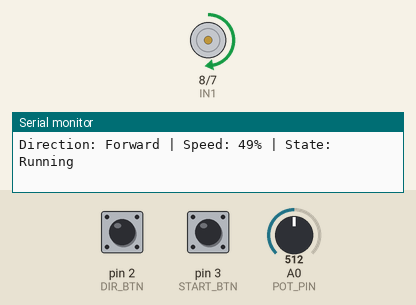
Simulated run of this sketch. Board: Arduino Uno, built with avr-gcc and run on an emulated ATmega328P. On the bench: motor-driver pin pairs drawn as motors (green arrow = first pin HIGH = forward, orange = second pin HIGH = backward, longer = more drive, scaled by the enable pin), the last lines printed to the serial monitor. Inputs (shaded band) come from the test bench; at power-on: pin 2 (DIR_BTN) HIGH, pin 3 (START_BTN) HIGH, A0 (POT_PIN) = 512.

Above: at 1.2 s.
1.3 s: pin 2 (DIR_BTN) pulled LOW for 0.35 s
At 2.5 s:
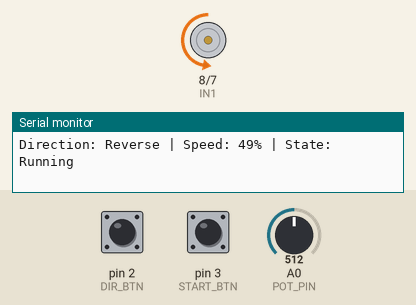
3.2 s: pin 3 (START_BTN) pulled LOW for 0.35 s
At 3.9 s:
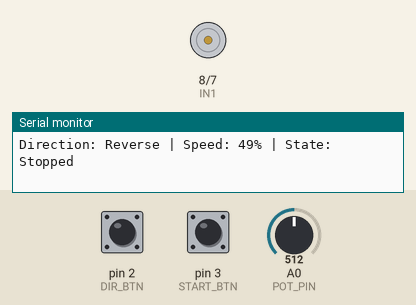
5.0 s: pin 2 (DIR_BTN) pulled LOW for 1 s
7.5 s: pin 3 (START_BTN) pulled LOW for 1 s
At 8.7 s:
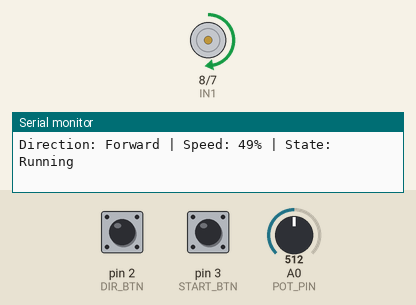
10.0 s: A0 (POT_PIN) set to 1023
At 10.8 s:
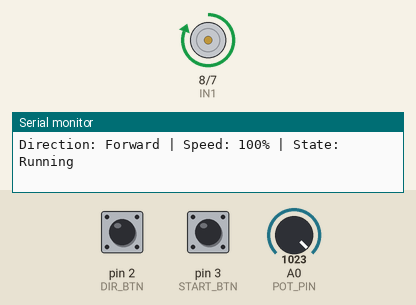
11.6 s: A0 (POT_PIN) set to 716
At 12.0 s:
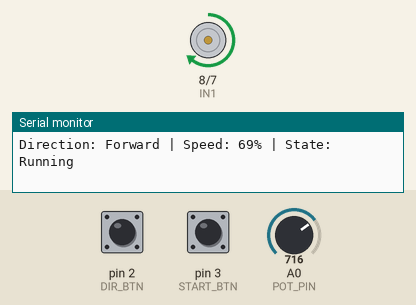
Timing chart, 0 to 14.1 s (numbered marks = the images above; inputs shaded):
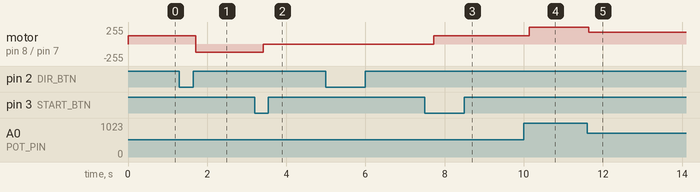

Measured:
- after the input at 1.3 s, motor on pin 8 (IN1) / pin 7 (IN2): forward 127/255 → backward 127/255 after 0.42 s
- after the input at 3.2 s, motor on pin 8 (IN1) / pin 7 (IN2): backward 127/255 → stopped after 0.22 s
- after the input at 7.5 s, motor on pin 8 (IN1) / pin 7 (IN2): stopped → forward 127/255 after 0.23 s
- after the input at 10.0 s, motor on pin 8 (IN1) / pin 7 (IN2): forward 127/255 → forward 255/255 after 0.14 s
- after the input at 11.6 s, motor on pin 8 (IN1) / pin 7 (IN2): forward 255/255 → forward 178/255 at once

The sketch:

dc_motor_control.ino
```cpp
#define ENA 9
#define IN1 8
#define IN2 7

#define POT_PIN A0
#define DIR_BTN 2
#define START_BTN 3

bool direction = true;      // true = Forward
bool motorRunning = true;

bool lastDirState = HIGH;
bool lastStartState = HIGH;

void setup() {
  Serial.begin(9600);

  pinMode(ENA, OUTPUT);
  pinMode(IN1, OUTPUT);
  pinMode(IN2, OUTPUT);

  pinMode(DIR_BTN, INPUT_PULLUP);
  pinMode(START_BTN, INPUT_PULLUP);

  Serial.println("DC Motor Controller Started");
}

void loop() {

  // Read potentiometer
  int potValue = analogRead(POT_PIN);

  int pwmValue = map(potValue, 0, 1023, 0, 255);
  int speedPercent = map(pwmValue, 0, 255, 0, 100);

  // Direction button
  bool dirState = digitalRead(DIR_BTN);

  if (dirState == LOW && lastDirState == HIGH) {
    direction = !direction;
    delay(200);   // debounce
  }
  lastDirState = dirState;

  // Start/Stop button
  bool startState = digitalRead(START_BTN);

  if (startState == LOW && lastStartState == HIGH) {
    motorRunning = !motorRunning;
    delay(200);   // debounce
  }
  lastStartState = startState;

  // Motor control
  if (motorRunning) {

    analogWrite(ENA, pwmValue);

    if (direction) {
      digitalWrite(IN1, HIGH);
      digitalWrite(IN2, LOW);
    }
    else {
      digitalWrite(IN1, LOW);
      digitalWrite(IN2, HIGH);
    }
  }
  else {
    analogWrite(ENA, 0);
    digitalWrite(IN1, LOW);
    digitalWrite(IN2, LOW);
  }

  // Serial Monitor
  Serial.print("Direction: ");
  if (direction)
    Serial.print("Forward");
  else
    Serial.print("Reverse");

  Serial.print(" | Speed: ");
  Serial.print(speedPercent);
  Serial.print("%");

  Serial.print(" | State: ");
  if (motorRunning)
    Serial.println("Running");
  else
    Serial.println("Stopped");

  delay(300);
}
```
